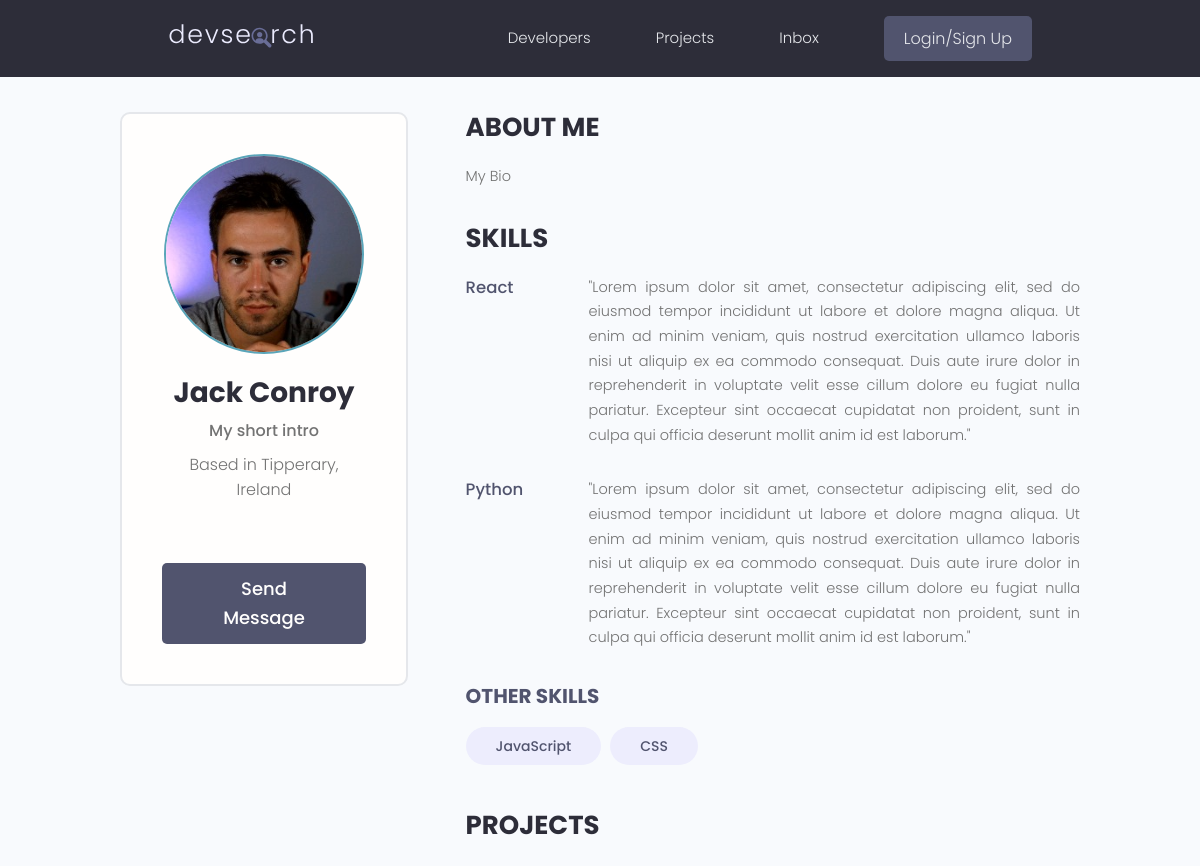
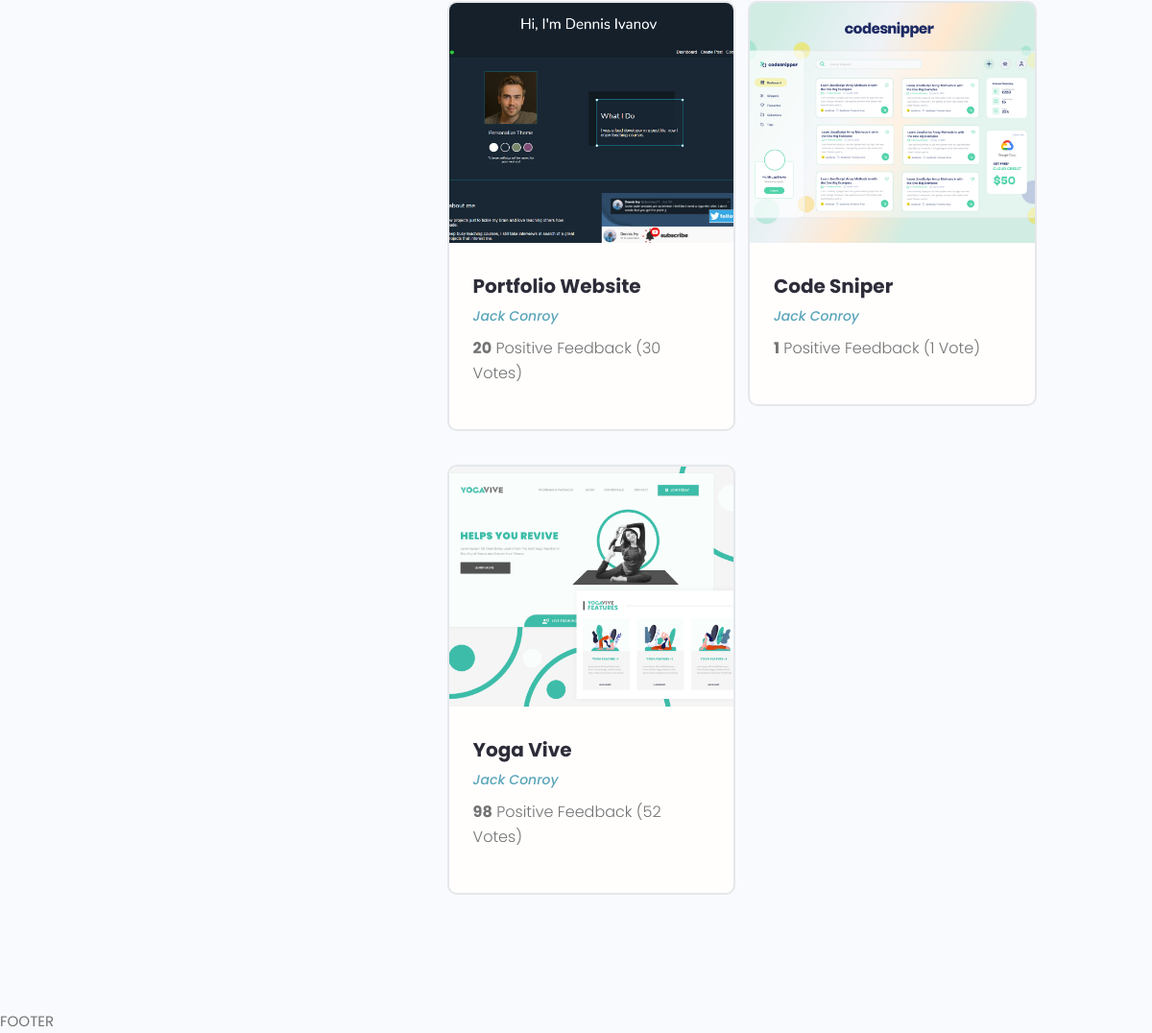
The page /profile/950f8b22-5bb0-491c-a8f3-4f5213ad4871/ on the database as committed earlier (2 pictures, top to bottom).
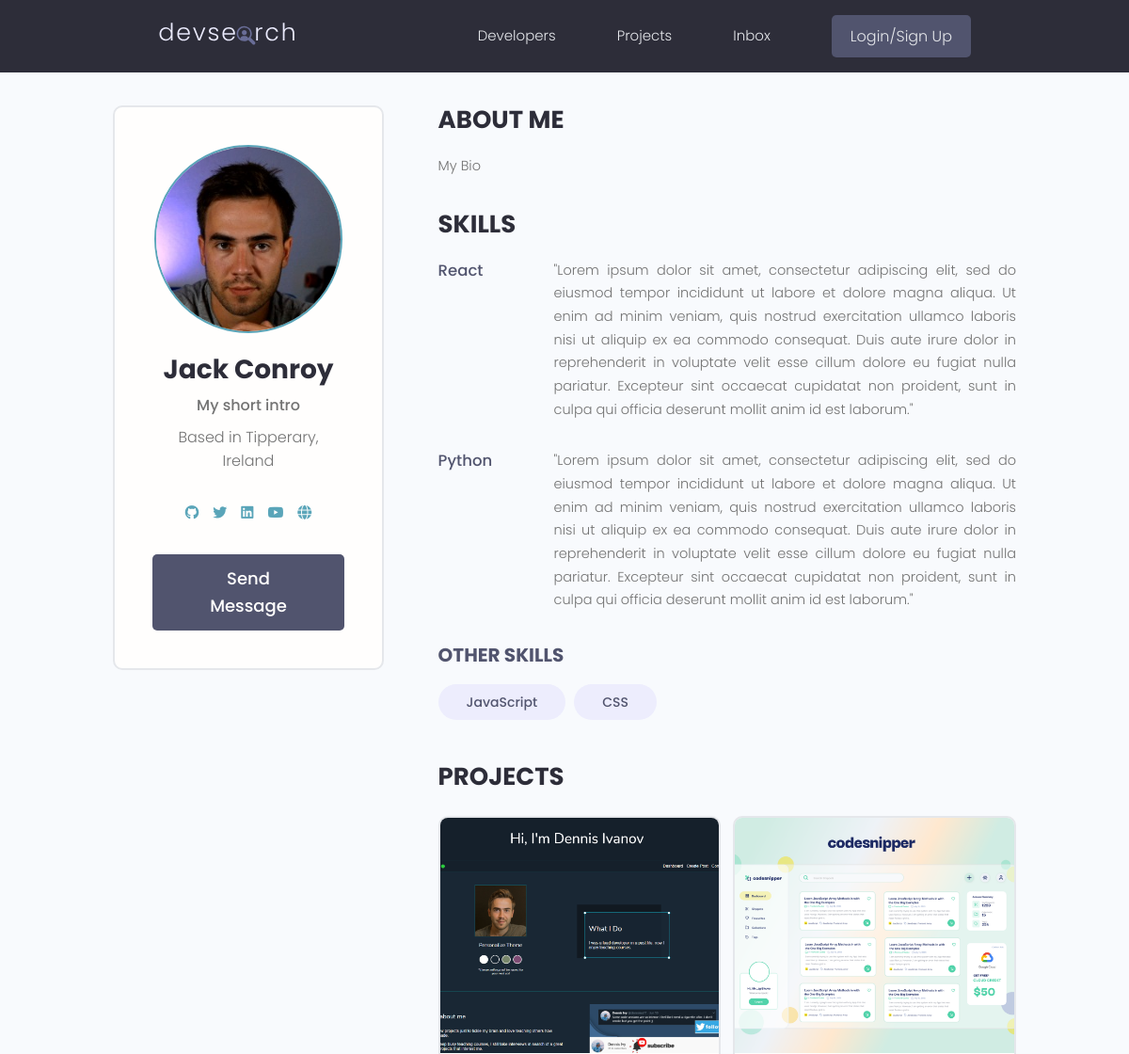
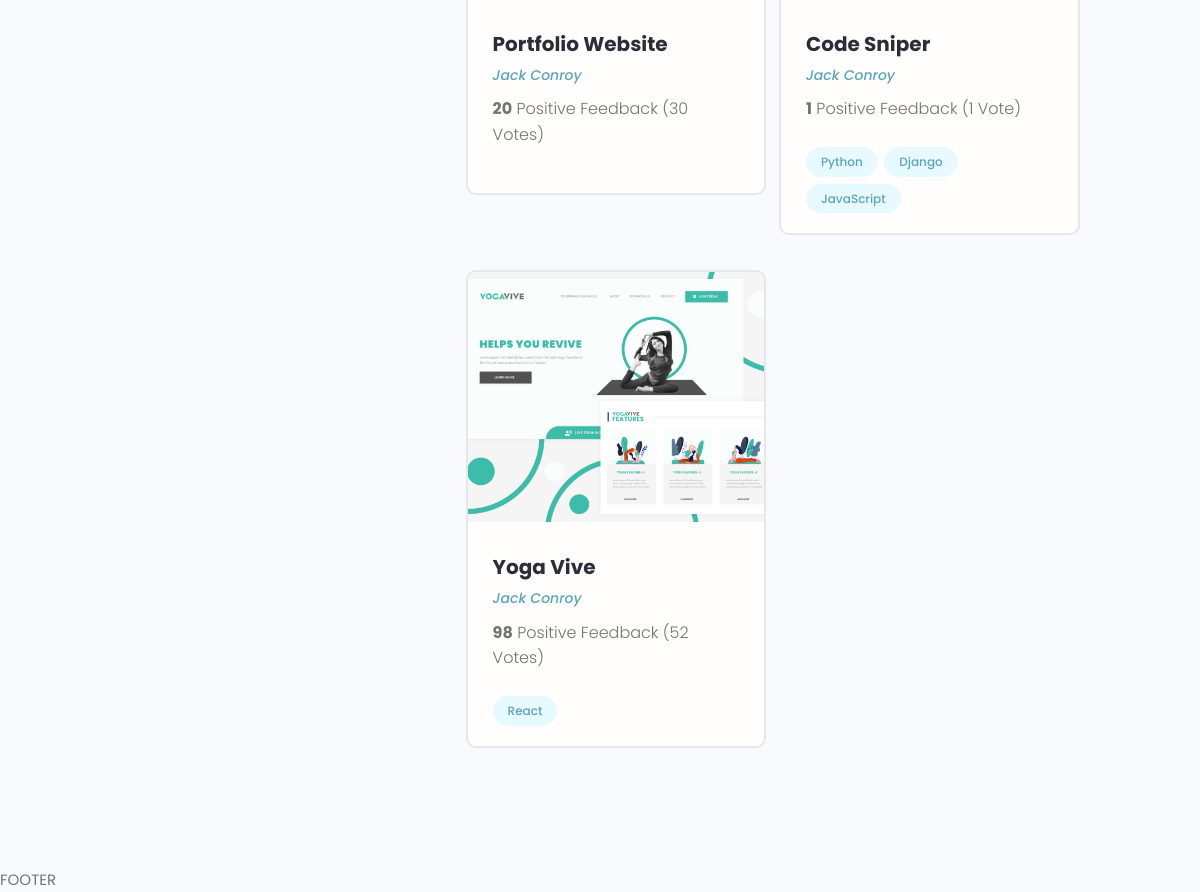
The same page on the database as committed later (2 pictures, top to bottom).
### users/models.py (models this page shows, shortened)
class Skill(models.Model):
  owner = models.ForeignKey(Profile, on_delete=models.CASCADE, null=True, blank=True)
  name = models.CharField(max_length=500, null=True, blank=True)
  description = models.TextField(null=True, blank=True)
  created = models.DateTimeField(auto_now_add=True)
  id = models.UUIDField(default=uuid.uuid4, unique=True, primary_key=True, editable=False)

class Profile(models.Model):
  user = models.OneToOneField(User, on_delete=models.CASCADE, null=True, blank=True)
  name = models.CharField(max_length=200, blank=True, null=True)
  email = models.EmailField(max_length=500, blank=True, null=True)
  username = models.CharField(max_length=200, blank=True, null=True)
  location = models.CharField(max_length=200, blank=True, null=True)
  short_intro = models.CharField(max_length=500, blank=True, null=True)
  bio = models.TextField(blank=True, null=True)
  profile_image = models.ImageField(null=True, blank=True, upload_to='profiles/', default="profiles/user-default.png")
  social_github = models.CharField(max_length=500, null=True, blank=True)
  social_twitter = models.CharField(max_length=500, null=True, blank=True)
  social_linkedin = models.CharField(max_length=500, null=True, blank=True)
  social_youtube = models.CharField(max_length=500, null=True, blank=True)
  social_website = models.CharField(max_length=500, null=True, blank=True)
  created = models.DateTimeField(auto_now_add=True)
  id = models.UUIDField(default=uuid.uuid4, unique=True, primary_key=True, editable=False)

### projects/models.py (models this page shows, shortened)
class Project(models.Model):
    owner = models.ForeignKey(Profile, null=True, blank=True, on_delete=models.SET_NULL)
    title = models.CharField(max_length=200)
    description = models.TextField(null=True, blank=True)
    featured_image = models.ImageField(null=True, blank=True, default="default.jpg")
    demo_link = models.CharField(max_length=2000, null=True, blank=True)
    source_link = models.CharField(max_length=2000, null=True, blank=True)
    tags = models.ManyToManyField('Tag', blank=True)
    vote_total = models.IntegerField(default=0, null=True, blank=True)
    vote_ratio = models.IntegerField(default=0, null=True, blank=True)
    created = models.DateTimeField(auto_now_add=True)
    id = models.UUIDField(default=uuid.uuid4, unique=True, primary_key=True, editable=False)

class Tag(models.Model):
    name = models.CharField(max_length=200)
    created = models.DateTimeField(auto_now_add=True)
    id = models.UUIDField(default=uuid.uuid4, unique=True, primary_key=True, editable=False)

### users/views.py (the view)
# urls.py: path('profile/<str:pk>/', views.userProfile, name="user-profile"),
def userProfile(request, pk):
  profile = Profile.objects.get(id=pk)
  topSkills = profile.skill_set.exclude(description__exact="")
  otherSkills = profile.skill_set.filter(description="")
  context = {
    'profile': profile,
    'topSkills': topSkills,
    'otherSkills': otherSkills,
    }
  return render(request, 'users/user-profile.html', context)

### users/templates/users/user-profile.html (shortened to what the changed rows need)
{% extends 'main.html' %}
{% block content %}
  <main class="profile my-md">
    <div class="container">
      <div class="layout">
        <div class="column column--1of3">
          <div class="card text-center">
            <div class="card__body dev">
              <h2 class="dev__name">{{ profile.name }}</h2>
              <ul class="dev__social">
                {% if profile.social_github %}
                  <li>
                    <a title="Github" href="{{ profile.social_github }}" target="_blank"><i class="fa-brands fa-github"></i></a>
                  </li>
                {% endif %}
                {% if profile.social_twitter %}
                  <li>
                    <a title="Twitter" href="{{ profile.social_twitter }}" target="_blank"><i class="fa-brands fa-twitter"></i></a>
                  </li>
                {% endif %}
                {% if profile.social_linkedin %}
                  <li>
                    <a title="LinkedIn" href="{{profile.social_linkedin}}" target="_blank"><i class="fa-brands fa-linkedin"></i></a>
                  </li>
                {% endif %}
                {% if profile.social_youtube %}
                  <li>
                    <a title="YouTube" href="{{profile.social_youtube}}" target="_blank"><i class="fa-brands fa-youtube"></i></a>
                  </li>
                {% endif %}
                {% if profile.social_website %}
                  <li>
                    <a title="Personal Website" href="{{profile.social_website}}" target="_blank"><i class="fa-solid fa-globe"></i></a>
                  </li>
                {% endif %}
              </ul>
            </div>
          </div>
        </div>
        <div class="column column--2of3">
          <div class="devInfo">
            <div class="devInfo__skills">
              {% for skill in topSkills %}
                <div class="devSkill">
                  <h4 class="devSkill__title">{{skill.name}}</h4>
                  <p class="devSkill__info">
                    {{skill.description}}
                  </p>
                </div>
              {% endfor %}
              <div class="devInfo__otherSkills">
                {% for skill in otherSkills %}
                <span class="tag tag--pill tag--sub tag--lg">
                  <small>{{skill.name}}</small>
                </span>
                {% endfor %}
              </div>
            </div>
          </div>
          <div class="devInfo">
            <div class="grid grid--two">
              {% for project in profile.project_set.all %}
              <div class="column">
                <div class="card project">
                  <a href="{% url 'project' project.id %}" class="project">
                    <img class="project__thumbnail" src="{{project.featured_image.url}}" alt="project thumbnail" />
                    <div class="card__body">
                      <h3 class="project__title">{{project.title}}</h3>
                      <p><a class="project__author" href="{% url 'user-profile' project.owner.id %}">{{project.owner.name}}</a></p>
                      <p class="project--rating">
                        <span style="font-weight: bold;">{{project.vote_ratio}}</span> Positive
                        Feedback ({{project.vote_total}} Vote{{project.vote_total|pluralize:"s"}})
                      </p>
                      <div class="project__tags">
                        {% for tag in project.tags.all %}
                          <span class="tag tag--pill tag--main">
                            <small>{{tag.name}}</small>
                          </span>
                        {% endfor %}
                      </div>
                    </div>
                  </a>
                </div>
              </div>
              {% endfor %}
            </div>
          </div>
        </div>
      </div>
    </div>
  </main>
{% endblock content %}

Rows that differ between the two databases and show on the page:
changed Profile "Jack Conroy": social_twitter empty → "https://twitter.com/" (drawn); social_youtube empty → "https://www.youtube.com/" (drawn); social_website empty → "https://www.google.com/" (drawn)
changed Project "Code Sniper": gains Tag (name "Python"); gains Tag (name "Django"); gains Tag (name "JavaScript")
changed Project "Yoga Vive": gains Tag (name "React")
